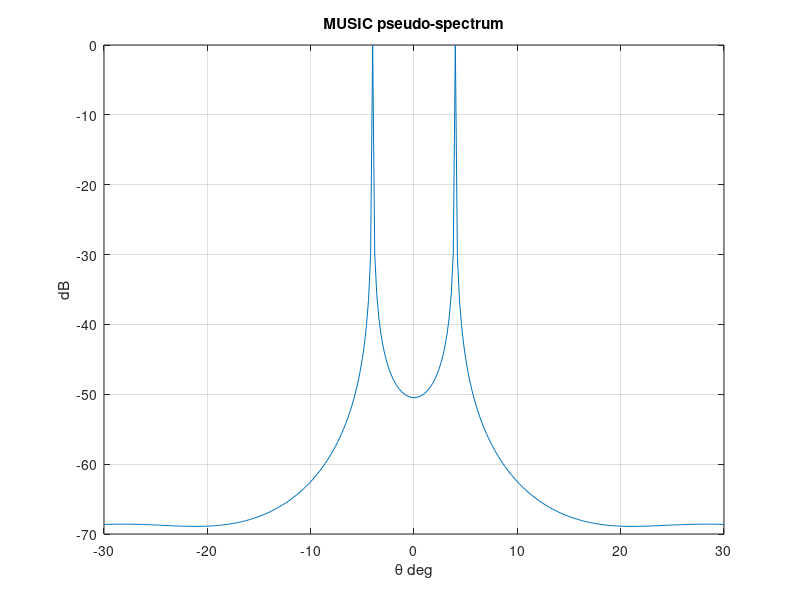

The MATLAB script that drew this image:
% MUSIC: superresolution
% Two targets inside the main beam
% Pseudo-spectrum P(θ) = 1 / (noise-subspace energy of the steering
% vector): peaks where the steering vector is orthogonal to the noise
% subspace, i.e. AT the source angles.

sep = 8;
theta = -30:0.2:30;
t1 = -sep/2; t2 = sep/2;
N = 8;
a2v = exp(-1i*pi*sind(t1)*(0:N-1));   % source-1 steering vector
a3v = exp(-1i*pi*sind(t2)*(0:N-1));   % source-2 steering vector
g = sum(conj(a3v).*a2v);              % Gram cross-term of the 2 sources
detG = N^2 - abs(g)^2;                % Gram determinant
Pm = zeros(1, numel(theta));
for k = 1:numel(theta)
    a1 = exp(-1i*pi*sind(theta(k))*(0:N-1));
    r1 = sum(conj(a1).*a2v);          % correlation with source 1
    r2 = sum(conj(a1).*a3v);          % correlation with source 2
    % Exact signal-subspace projection energy (2x2 projector)
    eSig = (N*abs(r1)^2 - 2*real(conj(g)*r1*conj(r2)) + N*abs(r2)^2) / detG;
    eNoise = max(1e-6, N - eSig);     % noise-subspace energy (>= 0)
    Pm(k) = 1 / eNoise;
end
patDb = 10*log10(Pm / max(Pm));       % dB, 0 dB at the peaks
figure;
plot(theta, patDb);
title('MUSIC pseudo-spectrum'); xlabel('\theta deg'); ylabel('dB'); grid on;

%{
@play
{
 "title": "MUSIC: superresolution",
 "groups": [
  {
   "name": "Targets",
   "controls": [
    {
     "var": "sep",
     "label": "Spacing °",
     "min": 1,
     "max": 20,
     "step": 1,
     "default": 8
    }
   ]
  }
 ]
}
%}
